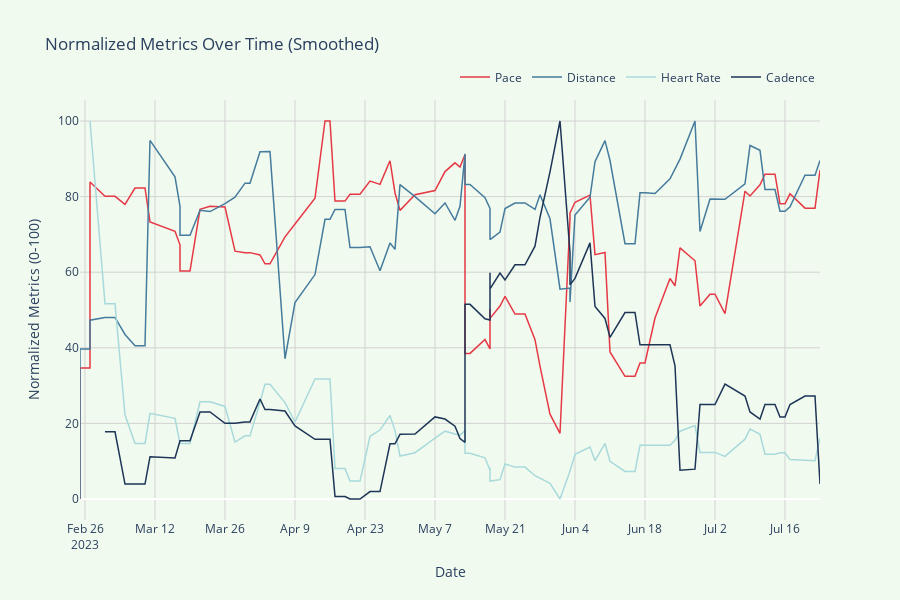

Notebook cell for this chart:
### Markdown cell above
ting

### Code cell
import pandas as pd
import plotly.graph_objects as go
from plotly.subplots import make_subplots

# Load the dataset from your file
file_path = '/Users/ngirmay/Documents/GitHub/ironman_retrospective/IronMan_2023/training_peaks/workouts.csv'  # Adjust this to the correct file path
df = pd.read_csv(file_path)

# Filter for Run workouts
run_df = df[df['WorkoutType'] == 'Run'].sort_values('WorkoutDay')

# Convert meters to miles and calculate pace
run_df['DistanceInMiles'] = run_df['DistanceInMeters'] / 1609.34
run_df['PaceMinPerMile'] = (run_df['TimeTotalInHours'] * 60) / run_df['DistanceInMiles']

# Convert 'WorkoutDay' to datetime
run_df['WorkoutDay'] = pd.to_datetime(run_df['WorkoutDay'])

# Calculate rolling averages
window = 14  # Slightly larger window for smoother graphs
run_df['PaceRolling'] = run_df['PaceMinPerMile'].rolling(window=window, min_periods=1).mean()
run_df['DistanceRolling'] = run_df['DistanceInMiles'].rolling(window=window, min_periods=1).mean()
run_df['HRRolling'] = run_df['HeartRateAverage'].rolling(window=window, min_periods=1).mean()
run_df['CadenceRolling'] = run_df['CadenceAverage'].rolling(window=window, min_periods=1).mean()

# Normalize all metrics to 0-100 scale
metrics = ['PaceRolling', 'DistanceRolling', 'HRRolling', 'CadenceRolling']
for metric in metrics:
    run_df[f'{metric}Normalized'] = (run_df[metric] - run_df[metric].min()) / (run_df[metric].max() - run_df[metric].min()) * 100

# Invert pace (lower is better)
run_df['PaceRollingNormalized'] = 100 - run_df['PaceRollingNormalized']

# Color scheme
colors = {
    'Pace': '#e63946',      # Red
    'Distance': '#457b9d',  # Blue
    'HeartRate': '#a8dadc', # Light blue
    'Cadence': '#1d3557',   # Dark blue
}

# Create the main figure
fig = make_subplots(rows=1, cols=1, shared_xaxes=True, vertical_spacing=0.1)

# Add traces for each normalized metric with thinner lines and gridlines
fig.add_trace(
    go.Scatter(
        x=run_df['WorkoutDay'],
        y=run_df['PaceRollingNormalized'],
        mode='lines',
        name='Pace',
        line=dict(color=colors['Pace'], width=1.5),
    )
)
fig.add_trace(
    go.Scatter(
        x=run_df['WorkoutDay'],
        y=run_df['DistanceRollingNormalized'],
        mode='lines',
        name='Distance',
        line=dict(color=colors['Distance'], width=1.5),
    )
)
fig.add_trace(
    go.Scatter(
        x=run_df['WorkoutDay'],
        y=run_df['HRRollingNormalized'],
        mode='lines',
        name='Heart Rate',
        line=dict(color=colors['HeartRate'], width=1.5),
    )
)
fig.add_trace(
    go.Scatter(
        x=run_df['WorkoutDay'],
        y=run_df['CadenceRollingNormalized'],
        mode='lines',
        name='Cadence',
        line=dict(color=colors['Cadence'], width=1.5),
    )
)

# Update layout for better readability
fig.update_layout(
    title="Normalized Metrics Over Time (Smoothed)",
    height=600,
    showlegend=True,
    legend=dict(orientation="h", yanchor="bottom", y=1.02, xanchor="right", x=1),
    plot_bgcolor='#f1faee',  # Light background color
    paper_bgcolor='#f1faee',
    xaxis=dict(showgrid=True, gridcolor='lightgrey'),
    yaxis=dict(showgrid=True, gridcolor='lightgrey')
)

# Update x and y axes
fig.update_xaxes(title_text="Date")
fig.update_yaxes(title_text="Normalized Metrics (0-100)")

# Show the plot
fig.show()

# Summary statistics
print(f"Total number of runs: {len(run_df)}")
print(f"Total distance run: {run_df['DistanceInMiles'].sum():.2f} miles")
print(f"Average pace: {run_df['PaceMinPerMile'].mean():.2f} min/mile")
print(f"Average heart rate: {run_df['HeartRateAverage'].mean():.2f} bpm")
print(f"Average cadence: {run_df['CadenceAverage'].mean():.2f} spm")

# Calculate improvements
first_month = run_df.head(30)
last_month = run_df.tail(30)

pace_improvement = (first_month['PaceMinPerMile'].mean() - last_month['PaceMinPerMile'].mean()) / first_month['PaceMinPerMile'].mean() * 100
distance_improvement = (last_month['DistanceInMiles'].mean() - first_month['DistanceInMiles'].mean()) / first_month['DistanceInMiles'].mean() * 100
hr_improvement = (first_month['HeartRateAverage'].mean() - last_month['HeartRateAverage'].mean()) / first_month['HeartRateAverage'].mean() * 100
cadence_improvement = (last_month['CadenceAverage'].mean() - first_month['CadenceAverage'].mean()) / first_month['CadenceAverage'].mean() * 100

print(f"\nImprovements (comparing first and last 30 days):")
print(f"Pace improvement: {pace_improvement:.2f}%")
print(f"Average distance per run improvement: {distance_improvement:.2f}%")
print(f"Heart rate improvement: {hr_improvement:.2f}%")
print(f"Cadence improvement: {cadence_improvement:.2f}%")
